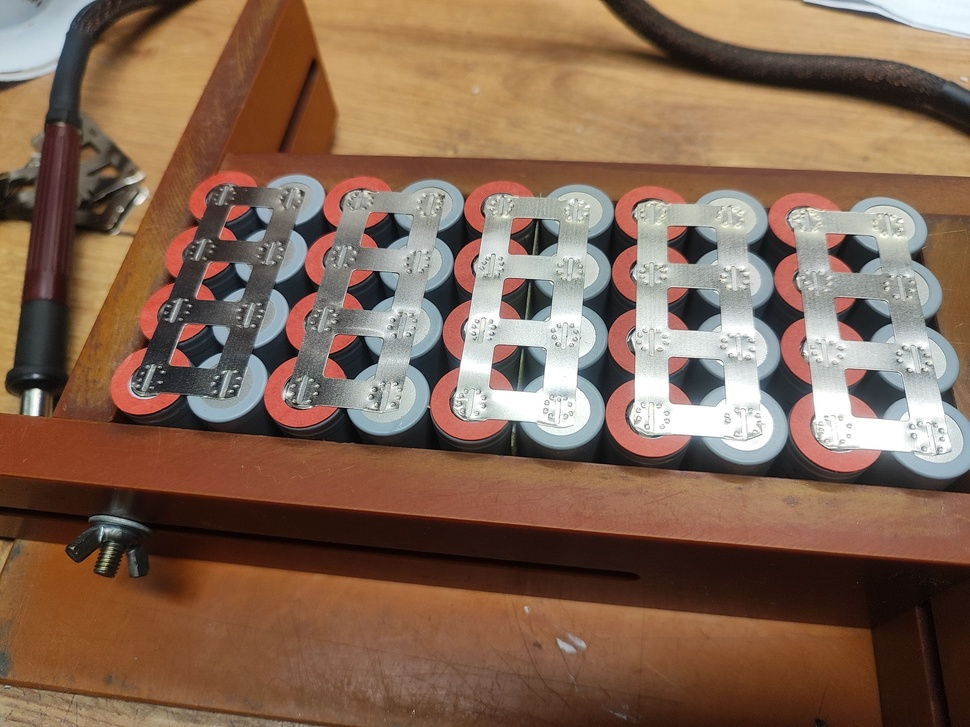
#> input picture photos/5.jpg, 970 x 727 px, shrunk from 2048 x 1536 before the run, found by its file name
$ python circleRecognising3.py
#> lines starting #> are read from the running program, lines starting #| are printed output that depends on the picture; after the words box and inside, x2 and y2 are one past the last pixel; in counts of white or black regions, pixels touching at a corner belong together
import cv2
import numpy as np

# Carica l'immagine
img = cv2.imread("photos/5.jpg")
#> img is the input picture: shape (727, 970, 3); mean B, G, R 83.1, 102.8, 131.9
output = img.copy()

# Pre-elaborazione: Scala di grigi ed equalizzazione dell'istogramma
gray = cv2.cvtColor(img, cv2.COLOR_BGR2GRAY)
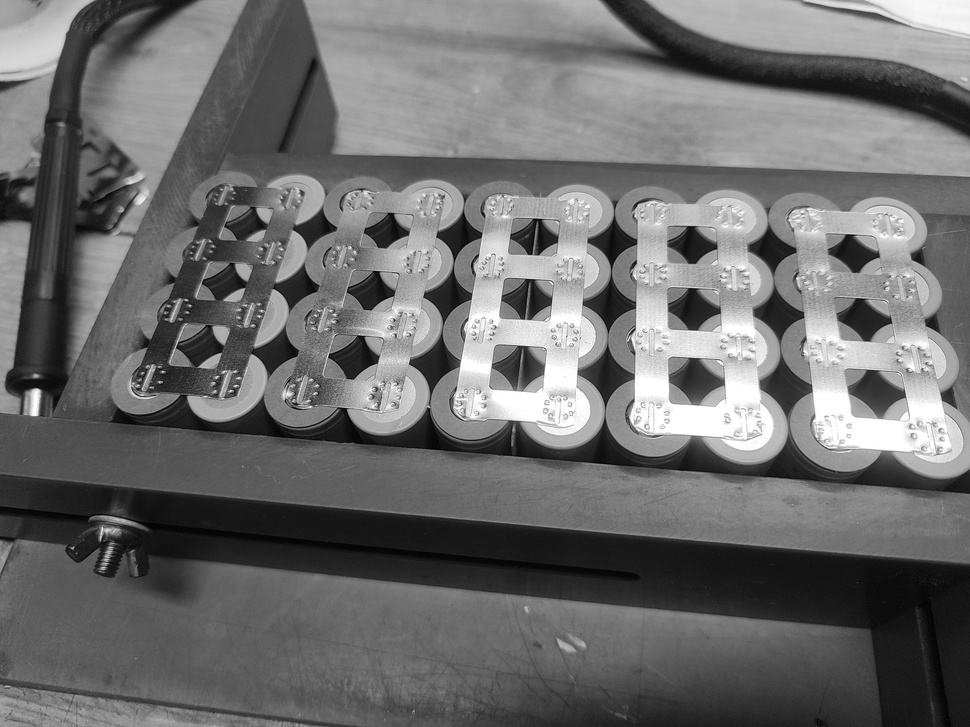
#> gray: shape (727, 970); min 0, max 255, mean 109.3
gray = cv2.equalizeHist(gray)
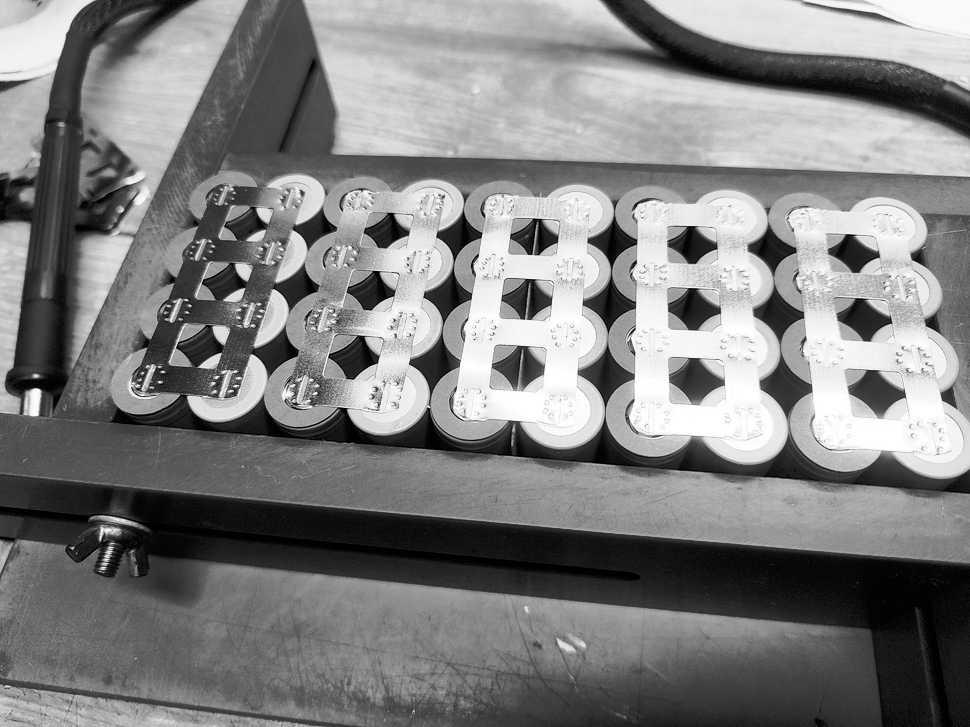
#> gray: shape (727, 970); min 0, max 255, mean 128.2

# Filtro bilaterale per ridurre il rumore mantenendo i bordi
gray = cv2.bilateralFilter(gray, 9, 75, 75)
gray = cv2.bilateralFilter(gray, 9, 75, 75)
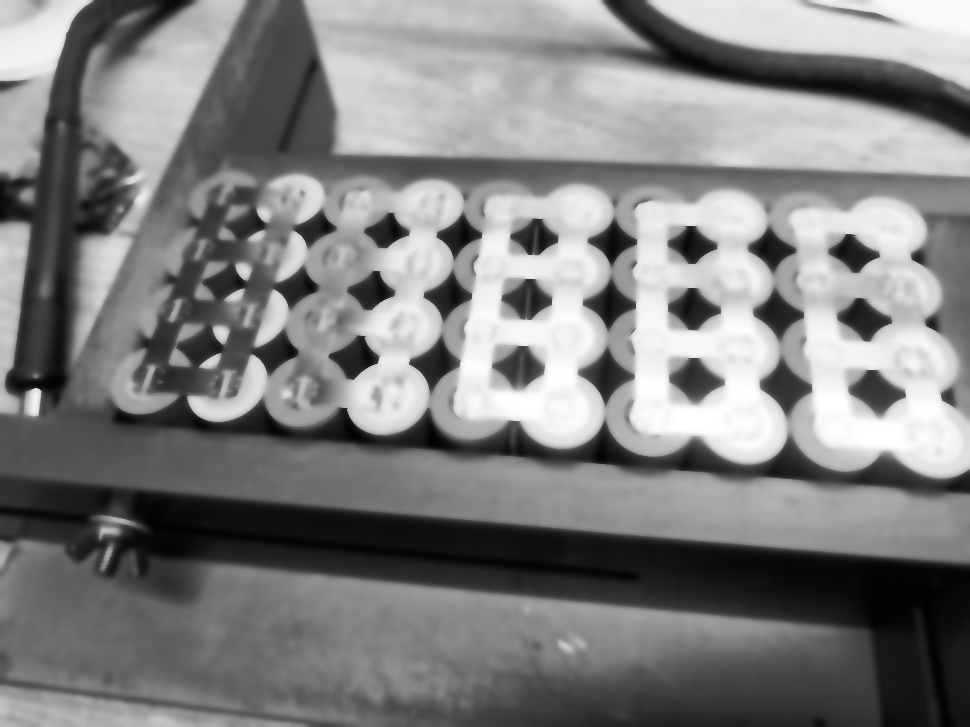
#> gray: shape (727, 970); min 1, max 255, mean 128.3
# Rilevazione dei bordi
edges = cv2.Canny(gray, 50, 150)
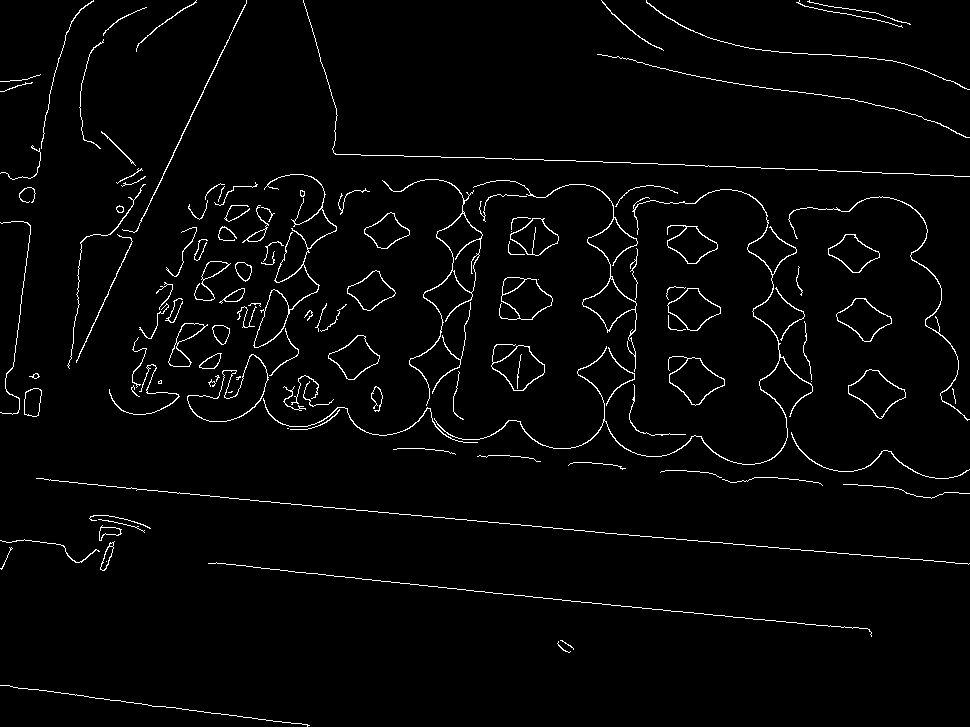
#> edges: shape (727, 970); 2.5% white in thin lines or dots

# Morfologia per chiudere piccoli buchi
kernel = cv2.getStructuringElement(cv2.MORPH_ELLIPSE, (5, 5))
edges = cv2.morphologyEx(edges, cv2.MORPH_CLOSE, kernel)
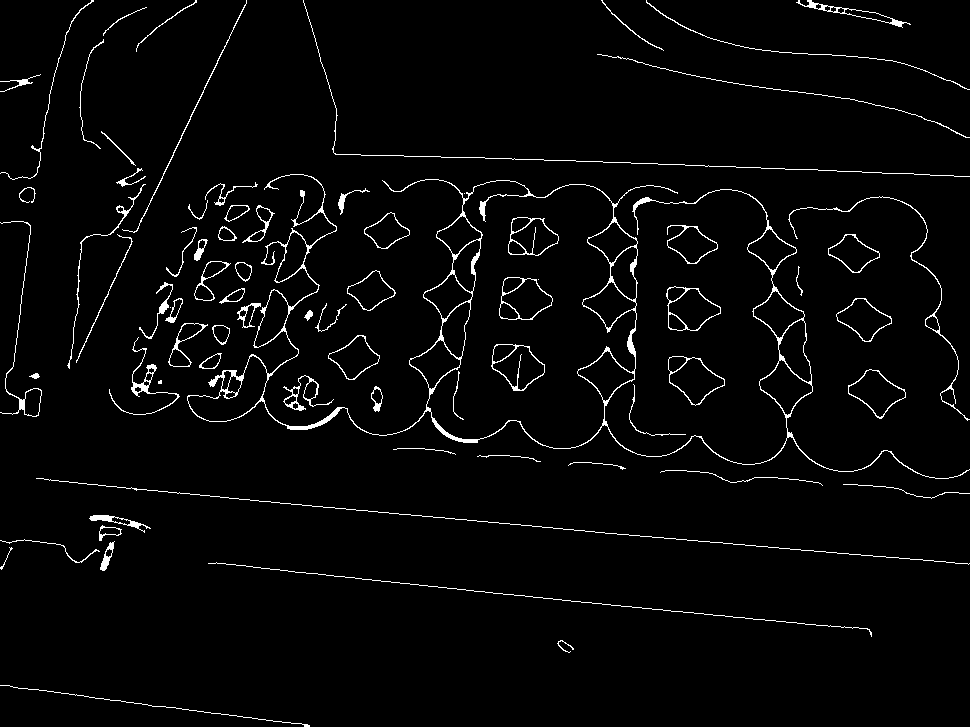
#> edges: shape (727, 970); 2.9% white in thin lines or dots

# Rileva i cerchi con Hough
cerchi = cv2.HoughCircles(
    edges, cv2.HOUGH_GRADIENT, dp=1, minDist=50,
    param1=50, param2=30, minRadius=30, maxRadius=80
)
#> cerchi = None

def classify_polarity(roi):
    """ Rileva il polo basato sul cerchio interno """
    roi_gray = cv2.cvtColor(roi, cv2.COLOR_BGR2GRAY)
    circles = cv2.HoughCircles(roi_gray, cv2.HOUGH_GRADIENT, dp=1, minDist=20,
                               param1=50, param2=20, minRadius=50, maxRadius=100)
    if circles is not None:
        circles = np.uint16(np.around(circles))
        largest_circle = max(circles[0], key=lambda x: x[2])
        if largest_circle[2] > 80:
            return "Negativo", (0, 0, 255)  # Rosso
        else:
            return "Positivo", (0, 255, 0)  # Verde
    return "Sconosciuto", (0, 0, 0)  # Blu

# Controllo per evitare cerchi sovrapposti
detected_centers = []

if cerchi is not None:
    cerchi = np.uint16(np.around(cerchi))
    for c in cerchi[0, :]:
        center = (c[0], c[1])
        radius = c[2]

        # Evita cerchi sovrapposti
        collision = False
        for dc in detected_centers:
            if np.linalg.norm(np.array(center) - np.array(dc)) < radius:
                collision = True
                break

        if collision:
            continue

        detected_centers.append(center)

        # Estrai la regione di interesse (ROI) attorno al cerchio
        x, y, r = c[0], c[1], c[2]
        roi = output[y - r:y + r, x - r:x + r]

        # Classificazione del polo
        label, color = classify_polarity(roi)

        # Disegna il cerchio e l'etichetta
        cv2.circle(output, center, radius, color, 3)
        cv2.putText(output, label, (x - 20, y - 20), cv2.FONT_HERSHEY_SIMPLEX, 0.7, color, 2)

# Mostra i risultati
cv2.imshow("Rilevamento Batterie", output)
cv2.imshow("Bordi (Canny)", edges)
cv2.waitKey(0)
cv2.destroyAllWindows()

$ run again, with photos/11.jpg copied over photos/5.jpg
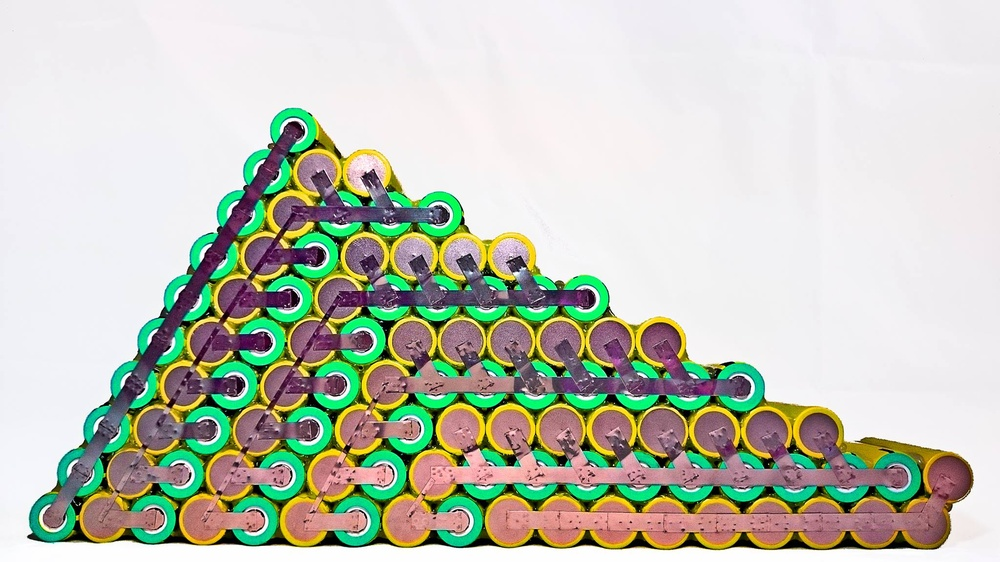
#> input picture photos/11.jpg, 1000 x 562 px, shrunk from 2048 x 1152 before the run, found by its file name
#> img is the input picture: shape (562, 1000, 3); mean B, G, R 183.6, 197.9, 193.5
#> `gray = cv2.bilateralFilter(gray, 9, 75, 75)`:
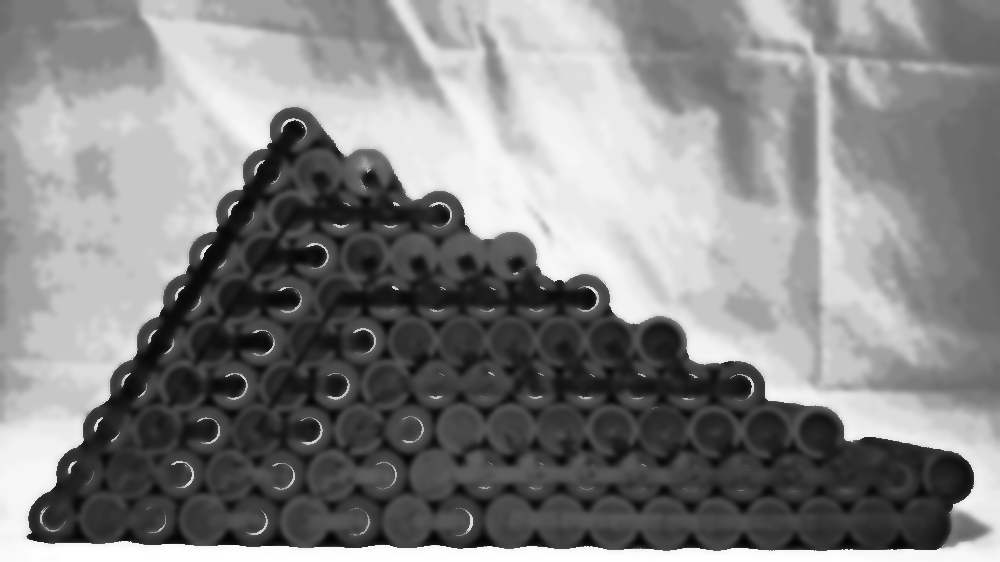
#> gray: shape (562, 1000); min 2, max 255, mean 133.3
#> `edges = cv2.morphologyEx(edges, cv2.MORPH_CLOSE, kernel)`:
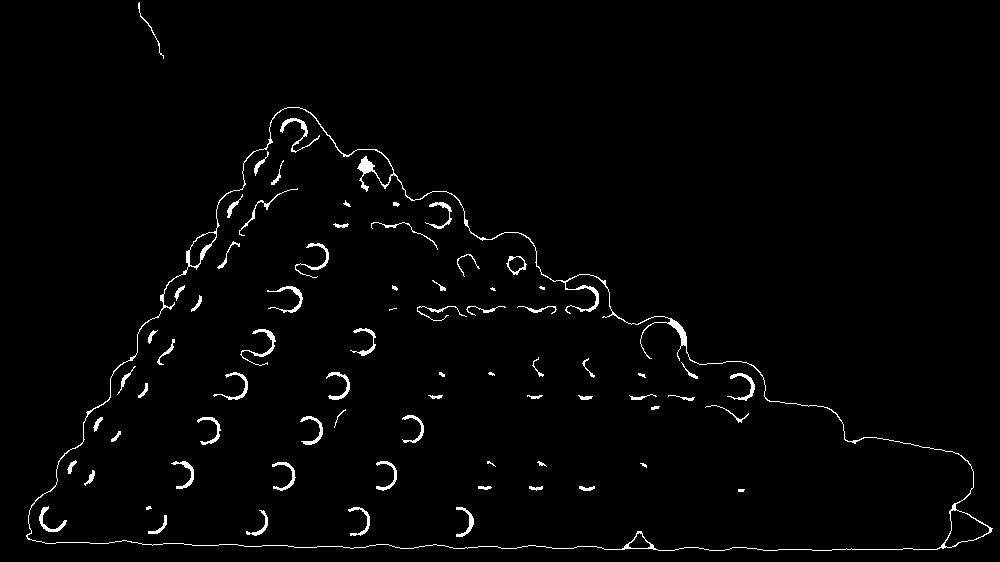
#> edges: shape (562, 1000); 1.8% white in thin lines or dots
#> cerchi = None
